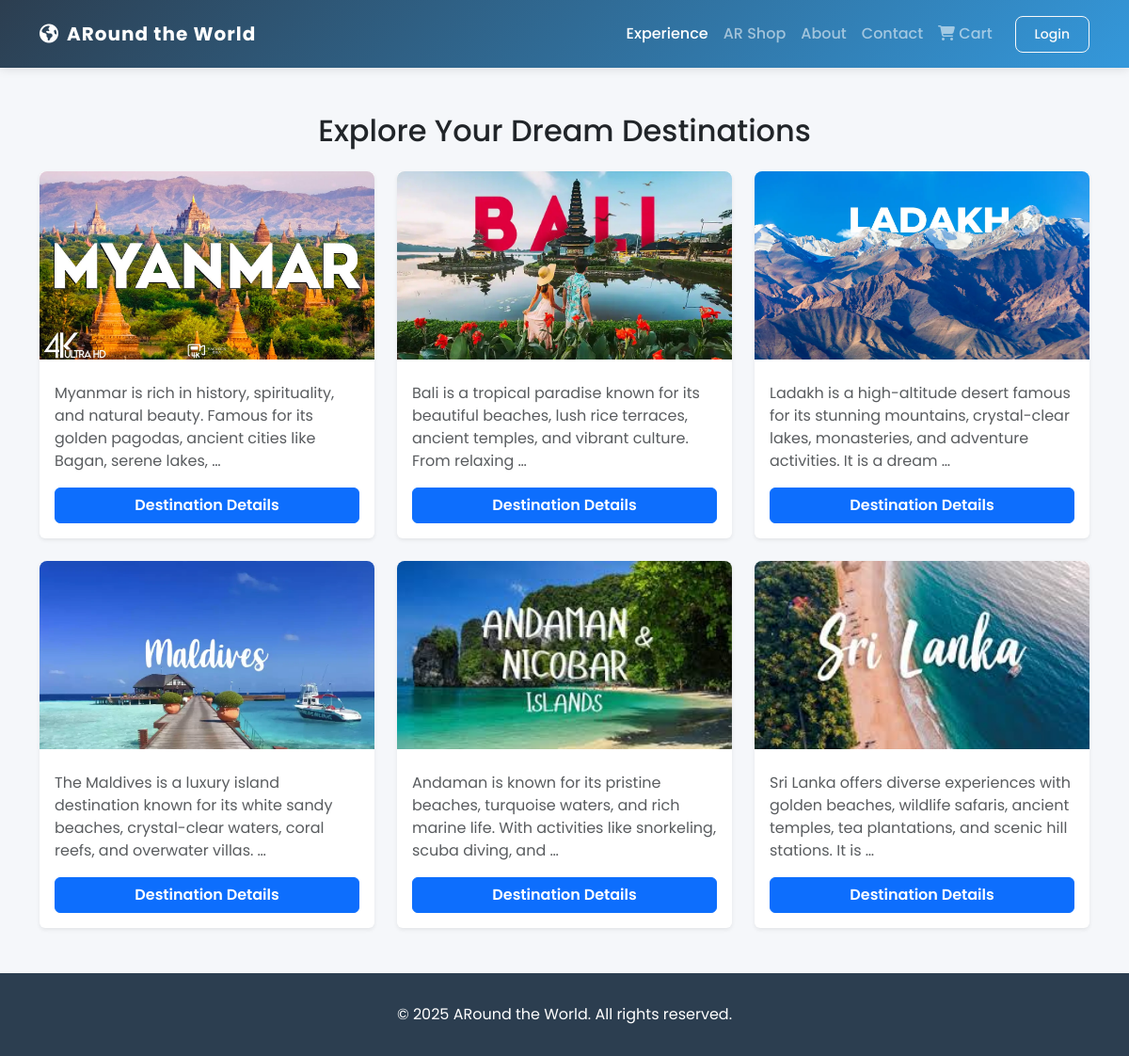
The page / on the database its author committed.
### shop/models.py (models this page shows, shortened)
class Product(models.Model):
    title = models.CharField(max_length=200)
    description = models.TextField()
    short_description = models.TextField(blank=True)
    price = models.DecimalField(max_digits=10, decimal_places=2)
    image = models.ImageField(upload_to='products/')
    VRimage = models.ImageField(upload_to='vr_images/', null=True, blank=True)
    location = models.CharField(max_length=100)
    season = models.CharField(max_length=50)
    rating = models.DecimalField(max_digits=3, decimal_places=1, default=5.0)
    created_at = models.DateTimeField(auto_now_add=True)
    updated_at = models.DateTimeField(auto_now=True)
    video_url = models.URLField(blank=True, null=True)

### shop/views.py (the view)
# urls.py: path('', views.product_list, name='product_list'),
def product_list(request):
    products = Product.objects.all()
    return render(request, 'shop/product_list.html', {'products': products})

### shop/templates/shop/product_list.html (shortened to what this page needs)
{% extends 'shop/base.html' %}
{% load static %}
{% block content %}
<div class="container mt-5">
    <h2 class="text-center mb-4">Explore Your Dream Destinations</h2>
    <div class="row row-cols-1 row-cols-sm-2 row-cols-md-3 g-4">
        {% for product in products %}
        <div class="col">
            <div class="card h-100 product-card shadow-sm border-0">
                <img src="{{ product.image.url }}" class="card-img-top" alt="{{ product.name }}"
                    style="height: 200px; object-fit: cover; border-top-left-radius: 8px; border-top-right-radius: 8px;">
                <div class="card-body d-flex flex-column">
                    <p class="card-text text-muted">{{ product.description|truncatewords:20 }}</p>
                    <div class="mt-auto">
                        <a href="{% url 'product_detail' product.pk %}"
                            class="btn btn-primary w-100 fw-semibold">Destination Details</a>
                    </div>
                </div>
            </div>
        </div>
        {% empty %}
        <div class="col-12">
            <p class="text-center py-5 text-muted">No destinations available at the moment.</p>
        </div>
        {% endfor %}
    </div>
</div>
{% endblock %}

### shop/templates/shop/base.html (style rules this page uses)
:root { --primary-color: #2c3e50; --secondary-color: #3498db; --accent-color: #2ecc71; }
body { font-family: 'Poppins', sans-serif; background-color: #f5f7fa; min-height: 100vh; display: flex; flex-direction: column; }

### shop/templates/shop/product_list.html (style rules this page uses)
.product-card { transition: transform 0.2s ease-in-out; }

### rows shown on the page
Product: image (placeholder picture), description "Myanmar is rich in history, spirituality, and natural beauty. Famous for its golden pagodas, ancient cities like Bagan, serene lakes, …"
Product: image (picture), description "Bali is a tropical paradise known for its beautiful beaches, lush rice terraces, ancient temples, and vibrant culture. From relaxing …"
Product: image (picture), description "Ladakh is a high-altitude desert famous for its stunning mountains, crystal-clear lakes, monasteries, and adventure activities. It is a dream …"
Product: image (picture), description "The Maldives is a luxury island destination known for its white sandy beaches, crystal-clear waters, coral reefs, and overwater villas. …"
Product: image (picture), description "Andaman is known for its pristine beaches, turquoise waters, and rich marine life. With activities like snorkeling, scuba diving, and …"
Product: image (picture), description "Sri Lanka offers diverse experiences with golden beaches, wildlife safaris, ancient temples, tea plantations, and scenic hill stations. It is …"
